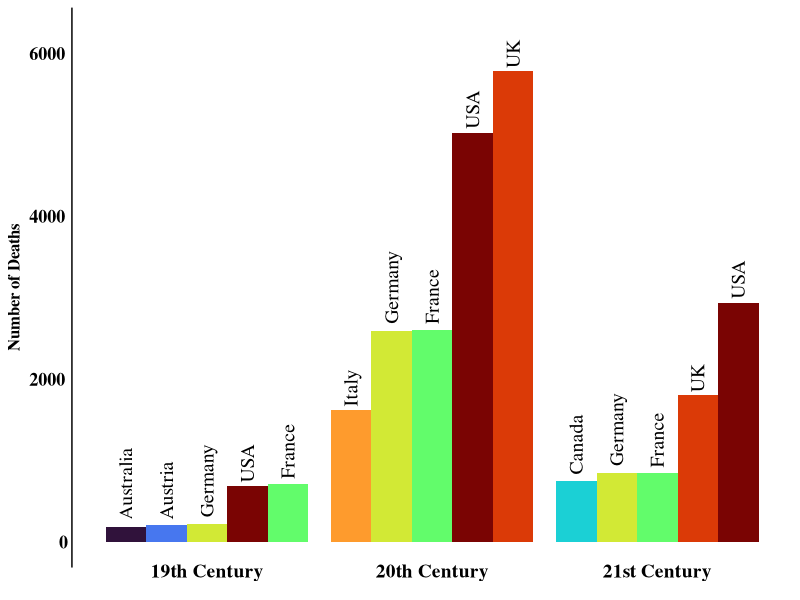

Recreate this plot in R.
### Script Plotting the Top 5 Countries Bar Plot ###
library(tidyverse)
library(tidytext)

#Load in data
data <- read_csv('Results/deathcount.csv')
pivoted_df <- pivot_wider(data, names_from = century, values_from = deathcount)

#Selecting for the top 5 deathcount countries per century
df19 <- select(pivoted_df, region, `19`) |> arrange(desc(`19`)) |> slice_head(n = 5)
df20 <- select(pivoted_df, region, `20`) |> arrange(desc(`20`)) |> slice_head(n = 5)
df21 <- select(pivoted_df, region, `21`) |> arrange(desc(`21`)) |> slice_head(n = 5)
#Binding the dfs back into a single table. century as numerical value for possible reordering
df19 <- rename(df19, deathcount = `19`) |> mutate(century = 19)
df20 <- rename(df20, deathcount = `20`) |> mutate(century = 20)
df21 <- rename(df21, deathcount = `21`) |> mutate(century = 21)
deathcount_df <- bind_rows(df19, df20, df21)

#Reordering regions within each century by deathcount
deathcount_df <- deathcount_df %>%
  mutate(region_reordered = reorder_within(region, deathcount, century))
#Changing numerical values back to factors so that scale_x_discrete works later on
deathcount_df$century <- factor(deathcount_df$century) #works for mysterious reasons

#Plotting
barplot_top5 <- ggplot(data = deathcount_df) +
    #X-scale is century, Y-scale is deathcount
    #Give each region an individual color, but order based on region_reordered variable
    aes(x = century, y = deathcount, fill = region, group = region_reordered) +
    #Remove all scale labels and legends except the Y-scale
    labs(x = NULL, y = 'Number of Deaths', fill = NULL) +
    #Expand limits so all geom_texts are clearly visible and legible
    expand_limits(y=0:6250) +
    
    #Plot the columns representing numerical death counts side by side per century  
    geom_col(stat = 'identity', position = 'dodge') +
    #Attach text to each col at an appropriate and aesthetically pleasing location
    geom_text(aes(label = region), position = position_dodge(width = 0.9),
      angle = 90, vjust = 0.5, hjust = -0.1, size = 5, family = 'serif') +
  
    #Color scheme that is beautiful but not misinterpretable as a gradient
    scale_fill_viridis_d(option = 'turbo') +
    #Replacing numerical centuries by informative labels
    scale_x_discrete(labels = c('19th Century', '20th Century', '21st Century')) +
    
    #Customizing our theme until we are happy
    theme_minimal() +  
    theme(legend.position = 'none',
      text = element_text(family = 'serif'),
      axis.text.y = element_text(face = 'bold', color = 'black', size = 13, hjust = 1.1),
      axis.line.y.left = element_line(color = 'black', linewidth = 0.5, linetype = 'solid'),
      axis.text.x = element_text(face = 'bold', color = 'black', size = 14, vjust = 3),
      axis.title.y = element_text(face = 'bold', color = 'black', size = 12, margin = margin(r = 2)),
      panel.grid.major = element_blank(),
      panel.grid.minor = element_blank())
#Save result as pdf
ggsave('Results/top_5_century.pdf', plot = barplot_top5, width = 17, height = 10, units = 'cm')
